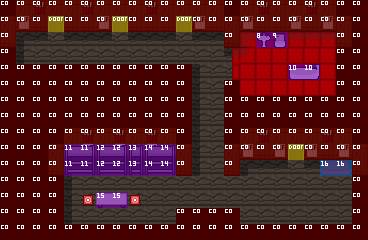

A 2D game scene composited from a Tiled map and its tileset images. What follows is a short description and the map's XML, with every tile layer's data as written:
An orthogonal 23x15 tile map with 16x16 px tiles, 3 tile layers (Tile Layer 1, Tile Layer 2, Tile Layer 3), 2 tilesets.

<map version="1.2" tiledversion="1.2.4" orientation="orthogonal" renderorder="right-down" width="23" height="15" tilewidth="16" tileheight="16" infinite="0" nextlayerid="4" nextobjectid="1">
 <tileset firstgid="1" source="../tilesets/world-tileset.tsx" />
 <tileset firstgid="4097" source="../tilesets/collision-tileset.tsx" />
 <layer id="1" name="Tile Layer 1" width="23" height="15">
  <data encoding="csv">
1,4,962,4,4,962,4,4,4,962,4,4,4,4,1,4,962,4,4,962,4,1,1,
3,1026,68,259,68,68,1026,259,68,68,68,259,1026,68,3,1026,68,68,1026,68,1026,3,1,
67,193,129,2,129,129,129,2,129,129,129,2,129,129,67,1347,1282,1282,1282,1282,1283,67,1,
1,66,2,2,2,2,2,2,2,2,2,2,2,2,1281,1346,1218,1218,1218,1218,1218,1,1,
1,1,1,1,1,1,1,1,1,1,1,1,66,2,1217,1218,1218,1218,1218,1218,1218,1,1,
1,1,1,1,1,1,1,1,1,1,1,1,66,2,1,1218,1218,1218,1218,1218,1218,1,1,
1,1,1,1,1,1,1,1,1,1,1,1,66,2,1,1,1,1,1,1,1,1,1,
1,1,1,1,1,1,1,1,1,1,1,1,66,2,1,1,1,1,1,1,1,1,1,
1,1,1,1,4,962,4,962,4,962,4,1,66,2,1,4,962,4,4,4,962,4,1,
1,1,1,3,68,1026,68,1026,68,1026,68,3,66,2,3,1026,68,1026,259,1026,68,1026,3,
1,1,1,67,193,129,129,129,129,129,129,67,66,2,67,193,129,129,2,129,129,129,67,
1,1,1,1,66,2,2,2,2,2,2,2,2,2,2,2,2,2,2,2,2,2,1,
1,1,1,1,66,2,2,2,2,2,2,2,2,2,2,2,2,2,2,2,2,2,1,
1,1,1,1,66,2,2,2,2,2,2,1,1,1,1,2,2,2,2,2,2,2,1,
1,1,1,1,1,1,1,1,1,1,1,1,1,1,1,1,1,1,1,1,1,1,1
</data>
 </layer>
 <layer id="2" name="Tile Layer 2" width="23" height="15">
  <data encoding="csv">
0,0,0,0,0,0,0,0,0,0,0,0,0,0,0,0,0,0,0,0,0,0,0,
0,0,0,0,0,0,0,0,0,0,0,0,0,0,0,0,0,0,0,0,0,0,0,
0,0,0,0,0,0,0,0,0,0,0,0,0,0,0,0,329,202,0,0,0,0,0,
0,0,0,0,0,0,0,0,0,0,0,0,0,0,0,0,0,0,0,0,0,0,0,
0,0,0,0,0,0,0,0,0,0,0,0,0,0,0,0,0,0,265,266,0,0,0,
0,0,0,0,0,0,0,0,0,0,0,0,0,0,0,0,0,0,0,0,0,0,0,
0,0,0,0,0,0,0,0,0,0,0,0,0,0,0,0,0,0,0,0,0,0,0,
0,0,0,0,0,0,0,0,0,0,0,0,0,0,0,0,0,0,0,0,0,0,0,
0,0,0,0,0,0,0,0,0,0,0,0,0,0,0,0,0,0,0,0,0,0,0,
0,0,0,0,135,136,135,136,137,135,136,0,0,0,0,0,0,0,0,0,0,0,0,
0,0,0,0,199,200,199,200,201,199,200,0,0,0,0,0,0,0,0,0,141,142,0,
0,0,0,0,0,0,0,0,0,0,0,0,0,0,0,0,0,0,0,0,0,0,0,
0,0,0,0,0,1025,325,326,1155,0,0,0,0,0,0,0,0,0,0,0,0,0,0,
0,0,0,0,0,0,0,0,0,0,0,0,0,0,0,0,0,0,0,0,0,0,0,
0,0,0,0,0,0,0,0,0,0,0,0,0,0,0,0,0,0,0,0,0,0,0
</data>
 </layer>
 <layer id="3" name="Tile Layer 3" width="23" height="15">
  <data encoding="csv">
4098,4098,4098,4098,4098,4098,4098,4098,4098,4098,4098,4098,4098,4098,4098,4098,4098,4098,4098,4098,4098,4098,4098,
4098,4098,4098,4099,4098,4098,4098,4099,4098,4098,4098,4099,4098,4098,4098,4098,4098,4098,4098,4098,4098,4098,4098,
4098,0,0,0,0,0,0,0,0,0,0,0,0,0,4098,0,4105,4106,0,0,0,4098,4098,
4098,0,0,0,0,0,0,0,0,0,0,0,0,0,0,0,0,0,0,0,0,4098,4098,
4098,4098,4098,4098,4098,4098,4098,4098,4098,4098,4098,4098,0,0,0,0,0,0,4107,4107,0,4098,4098,
4098,4098,4098,4098,4098,4098,4098,4098,4098,4098,4098,4098,0,0,4098,0,0,0,0,0,0,4098,4098,
4098,4098,4098,4098,4098,4098,4098,4098,4098,4098,4098,4098,0,0,4098,4098,4098,4098,4098,4098,4098,4098,4098,
4098,4098,4098,4098,4098,4098,4098,4098,4098,4098,4098,4098,0,0,4098,4098,4098,4098,4098,4098,4098,4098,4098,
4098,4098,4098,4098,4098,4098,4098,4098,4098,4098,4098,4098,0,0,4098,4098,4098,4098,4098,4098,4098,4098,4098,
4098,4098,4098,4098,4108,4108,4109,4109,4110,4111,4111,4098,0,0,4098,4098,4098,4098,4099,4098,4098,4098,4098,
4098,4098,4098,4098,4108,4108,4109,4109,4110,4111,4111,4098,0,0,4098,0,0,0,0,0,4113,4113,4098,
4098,4098,4098,4098,0,0,0,0,0,0,0,0,0,0,0,0,0,0,0,0,0,0,4098,
4098,4098,4098,4098,0,0,4112,4112,0,0,0,0,0,0,0,0,0,0,0,0,0,0,4098,
4098,4098,4098,4098,0,0,0,0,0,0,0,4098,4098,4098,4098,0,0,0,0,0,0,0,4098,
4098,4098,4098,4098,4098,4098,4098,4098,4098,4098,4098,4098,4098,4098,4098,4098,4098,4098,4098,4098,4098,4098,4098
</data>
 </layer>
</map>
